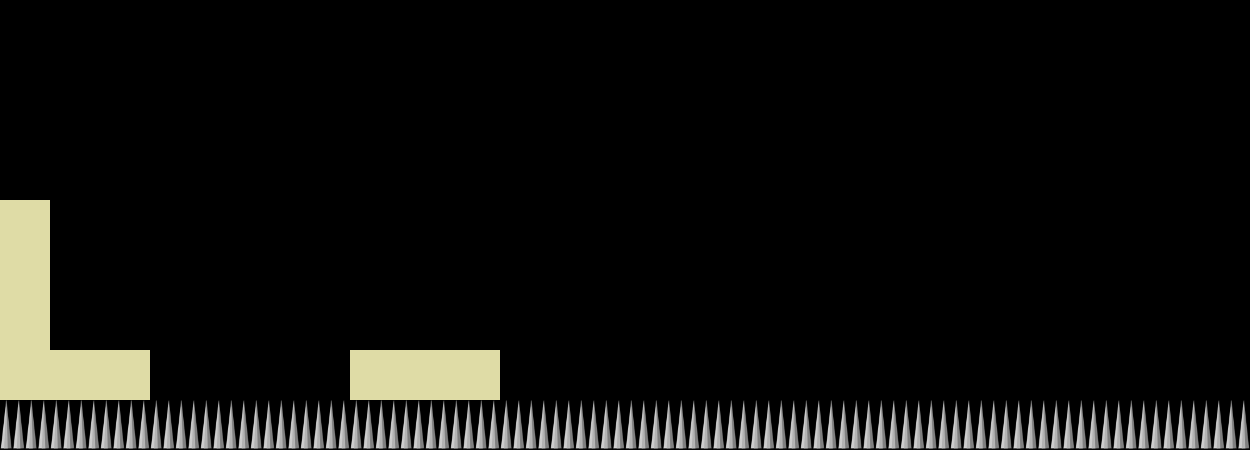

A level layout from a 2D game, rendered from its tile map. Below: a short description, then the map file with tile-grid data replaced by summaries:
An orthogonal 25x9 tile map with 50x50 px tiles, 1 tile layer (Foreground) and 2 objects (goal, player).

<map version="1.0" orientation="orthogonal" width="25" height="9" tilewidth="50" tileheight="50">
 <tileset firstgid="1" name="l1full" tilewidth="50" tileheight="50">
  <image source="l1full.png" trans="00007f" width="300" height="50" />
 </tileset>
 <layer name="Foreground" width="25" height="9">
  <properties>
   <property name="tileset" value="l1full" />
  </properties>
  <data>[225 cells, 34 non-empty, 2 distinct tile ids]</data>
 </layer>
 <objectgroup name="Object Layer 1" width="25" height="9">
  <object name="goal" x="450" y="300" width="50" height="50" />
  <object name="player" x="100" y="300" width="50" height="50" />
 </objectgroup>
</map>